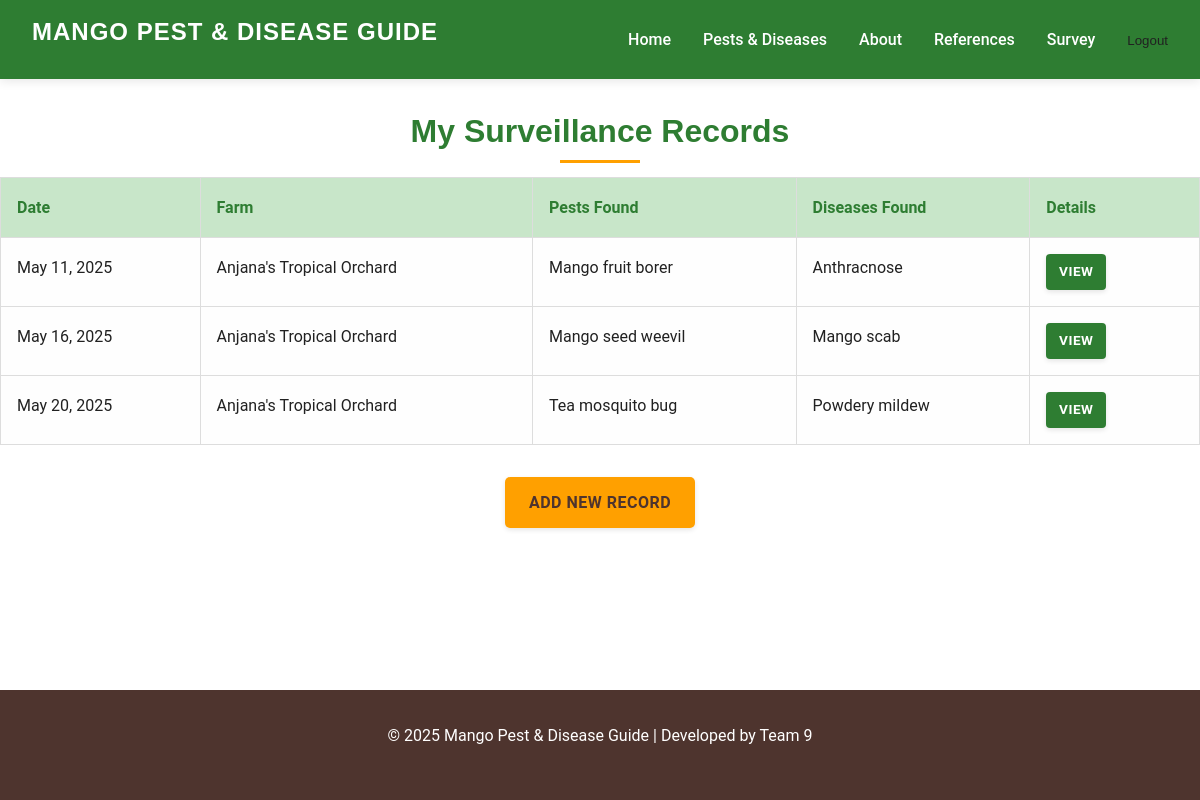
Screenshot of /survey/my/ (signed in) with the database file from the repository.
### survey/models.py (models this page shows, shortened)
class SurveillanceRecord(models.Model):
    farm = models.ForeignKey(
        Farm,
        on_delete=models.CASCADE,
        related_name='surveillance_records'
    )
    date = models.DateField(
        help_text="Select a date between 01/01/2000 and today."
    )
    time = models.TimeField(
        help_text="Select the time of inspection.",
        auto_now_add=True,
        null=False,
        blank=False
    )
    inspector = models.ForeignKey(
        User,
        on_delete=models.SET_NULL,
        null=True,
        blank=True,
        help_text="The user who conducted the surveillance."
    )
    num_trees_inspected = models.PositiveIntegerField(
        verbose_name="Number of Trees Inspected",
        default=0,
        help_text="Enter the number of trees inspected during this survey."
    )
    pests_found = models.ManyToManyField(
        Pest,
        blank=True,
        help_text="Select all pests found (if any)."
    )
    diseases_found = models.ManyToManyField(
        Disease,
        blank=True,
        help_text="Select all diseases found (if any)."
    )
    notes = models.TextField(
        blank=False,
        max_length=1000,
        help_text="Notes taken during survey. Type 'N/A' if none."
    )
    image = models.ImageField(
        upload_to='survey/',
        blank=True,
        null=True,
        help_text="Upload an image (optional)."
    )

class Farm(models.Model):
    name = models.CharField(
        max_length=100,
        blank=False,
        help_text="Enter the farm's name."
    )
    farm_address = models.CharField(
        max_length=255,
        blank=True,
        help_text="Enter the farm's address."
    )
    owner = models.ForeignKey(
        User,
        on_delete=models.CASCADE,
        related_name='farms',
        help_text="Farm owner (user account)."
    )
    contact_number = models.CharField(
        max_length=20,
        blank=True,
        validators=[
            RegexValidator(
                regex=r'^\+?[\d\s\-]{7,20}$',
                message="Enter a valid phone number (digits, spaces, dashes, and optional leading +)."
            )
        ],
        help_text="Enter a valid contact number."
    )
    notes = models.TextField(
        blank=True,
        help_text="Additional notes (optional)."
    )
    land_area = models.DecimalField(
        max_digits=10,  # Total number of digits
        decimal_places=2,  # Number of digits after the decimal point
        blank=False,
        default=0.0,
        help_text="Land area (acres or hectares)."
    )
    num_trees_est = models.PositiveIntegerField(
        verbose_name="Number of Trees (Estimated)",
        default=0,
        blank=False,
        help_text="Estimated number of trees."
    )

### catalog/models.py (models this page shows)
class Pest(models.Model):
    common_name = models.CharField(max_length=100)
    scientific_name = models.CharField(max_length=100)
    family = models.CharField(max_length=50)
    description = models.TextField()
    life_cycle = models.TextField()
    damage_description = models.TextField()
    importance = models.TextField()
    hosts = models.CharField(max_length=200)
    critical_control_period = models.CharField(max_length=100)
    monitoring = models.TextField()
    comments = models.TextField(blank=True)
    image_url = models.CharField(max_length=255, blank=True)  # or use FileField/URLField
    def __str__(self):
        return self.common_name

class Disease(models.Model):
    DISEASE_TYPES = [
        ('Fungal', 'Fungal'),
        ('Bacterial', 'Bacterial'),
        ('Viral', 'Viral'),
    ]
    common_name = models.CharField(max_length=100)
    scientific_name = models.CharField(max_length=100)
    disease_type = models.CharField(max_length=20, choices=DISEASE_TYPES)  # Changed `type` to `disease_type`
    symptoms = models.TextField()
    distribution = models.CharField(max_length=200)
    favoured_by = models.CharField(max_length=200)
    similar_to = models.CharField(max_length=200)
    control_strategies = models.TextField()
    life_cycle = models.TextField()
    impact = models.TextField(blank=True)
    image_url = models.CharField(max_length=255, blank=True)  # or use FileField/URLField
    def __str__(self):
        return self.common_name

### survey/views.py (the view)
# urls.py: path('my/', views.my_surveys_view, name='my_surveys_view'),
@login_required
def my_surveys_view(request):
    records = SurveillanceRecord.objects.filter(inspector=request.user)
    return render(request, 'survey/my_surveys.html', {'records': records})

### survey/templates/survey/my_surveys.html (shortened to what this page needs)
{% extends 'base.html' %}
{% block content %}
  <h2 class="survey-details-heading">My Surveillance Records</h2>
  {% if records %}
    <table class="survey-list-table">
      <thead>
        <tr>
          <th>Date</th>
          <th>Farm</th>
          <th>Pests Found</th>
          <th>Diseases Found</th>
          <th>Details</th>
        </tr>
      </thead>
      <tbody>
        {% for record in records %}
          <tr>
            <td>{{ record.date|date:"F j, Y" }}</td>
            <td>{{ record.farm.name }}</td>
            <td>
              {% with record.pests_found.all as pests %}
                {% if pests %}
                  {{ pests|join:", " }}
                {% else %}
                  None
                {% endif %}
              {% endwith %}
            </td>
            <td>
              {% with record.diseases_found.all as diseases %}
                {% if diseases %}
                  {{ diseases|join:", " }}
                {% else %}
                  None
                {% endif %}
              {% endwith %}
            </td>
            <td>
              <a href="{% url 'survey_detail_view' record.pk %}" class="btn btn-primary btn-sm">View</a>
            </td>
          </tr>
        {% endfor %}
      </tbody>
    </table>
  {% else %}
    <p>No surveys found.</p>
  {% endif %}
  <div class="survey-detail-actions">
    <a href="{% url 'create_surveillancerecord_view' %}" class="btn btn-success">Add New Record</a>
  </div>
{% endblock %}

### static/css/style.css (style rules this page uses)
:root { --primary-green: #2e7d32; --secondary-green: #388e3c; --light-green: #c8e6c9; --primary-yellow: #ffa000; --secondary-yellow: #ffb300; --light-yellow: #fff8e1; --dark-brown: #4e342e; --light-gray: #f5f5f5; --white: #ffffff; --text-dark: #212121; --text-medium: #424242; --text-light: #757575; --font-main: 'Roboto', 'Segoe UI', sans-serif; --font-headings: 'Montserrat', 'Arial', sans-serif; }
* { margin: 0; padding: 0; box-sizing: border-box; }
body { font-family: var(--font-main); font-size: 16px; line-height: 1.7; color: var(--text-dark); background-color: var(--white); }
h1, h2, h3, h4, h5, h6 { font-family: var(--font-headings); font-weight: 600; line-height: 1.3; margin-bottom: 1rem; }
a { text-decoration: none; color: var(--primary-green); transition: all 0.3s ease; }
.btn { display: inline-block; background-color: var(--primary-yellow); color: var(--text-dark); font-weight: 600; padding: 0.8rem 1.8rem; border-radius: 4px; border: none; cursor: pointer; transition: all 0.3s ease; text-align: center; text-transform: uppercase; letter-spacing: 0.5px; box-shadow: 0 2px 5px rgba(0, 0, 0, 0.1); }
.btn-primary { background-color: var(--primary-yellow); color: var(--text-dark); padding: 0.7rem 1.6rem; border-radius: 5px; text-transform: uppercase; font-weight: 600; transition: all 0.3s ease; text-decoration: none; display: inline-block; }
.btn-success { background-color: #43a047; color: #fff; }
.btn-sm { padding: 0.5rem 1rem; font-size: 0.85rem; border-radius: 4px; font-weight: 600; }
html, body { height: 100%; margin: 0; }
body { display: flex; flex-direction: column; }
.survey-details-heading { text-align: center; color: var(--primary-green); font-size: 2rem; margin-bottom: 2rem; position: relative; }
.survey-details-heading::after { content: ''; position: absolute; width: 70px; height: 3px; background-color: var(--primary-yellow); bottom: -10px; left: 50%; transform: translateX(-50%); }
.survey-list-table { width: 100%; border-collapse: collapse; margin-bottom: 2rem; }
.survey-list-table th { background-color: var(--light-green); color: var(--primary-green); text-align: left; padding: 1rem; border: 1px solid #ddd; }
.survey-list-table td { background-color: #fefefe; padding: 1rem; border: 1px solid #ddd; vertical-align: top; }
.survey-list-table tr:nth-child(even) { background-color: #f9f9f9; }
.btn.btn-primary.btn-sm { background-color: var(--primary-green); color: var(--white); padding: 0.4rem 0.8rem; font-size: 0.85rem; border-radius: 4px; text-decoration: none; display: inline-block; }
.survey-detail-actions { text-align: center; margin-top: 2rem; }
.btn.btn-success { background-color: var(--primary-yellow); color: var(--dark-brown); padding: 0.75rem 1.5rem; font-weight: bold; border-radius: 5px; text-decoration: none; display: inline-block; }
.survey-details-heading { text-align: center; font-size: 2rem; color: var(--primary-green); margin-top: 2rem; margin-bottom: 1.5rem; position: relative; }
.survey-details-heading::after { content: ''; display: block; width: 80px; height: 3px; background-color: var(--primary-yellow); margin: 0.5rem auto 0; }
.survey-detail-actions { display: flex; justify-content: center; gap: 1rem; margin: 2rem auto 4rem; flex-wrap: wrap; }
.survey-detail-actions .btn { padding: 0.75rem 1.5rem; border-radius: 5px; font-weight: 600; text-transform: uppercase; text-decoration: none; transition: all 0.3s ease; }
.btn-primary { background-color: var(--primary-green); color: var(--white); }
.btn-success { background-color: var(--primary-yellow); color: var(--dark-brown); }
.btn.btn-primary { background-color: var(--primary-green); color: #fff; padding: 0.75rem 1.5rem; font-size: 1rem; border: none; border-radius: 6px; cursor: pointer; margin-right: 1rem; transition: background-color 0.3s ease; }

### rows the page displays
SurveillanceRecord: date "May 11, 2025", farm.name "Anjana's Tropical Orchard", pests_found.all "Mango fruit borer", diseases_found.all "Anthracnose"
SurveillanceRecord: date "May 16, 2025", farm.name "Anjana's Tropical Orchard", pests_found.all "Mango seed weevil", diseases_found.all "Mango scab"
SurveillanceRecord: date "May 20, 2025", farm.name "Anjana's Tropical Orchard", pests_found.all "Tea mosquito bug", diseases_found.all "Powdery mildew"
